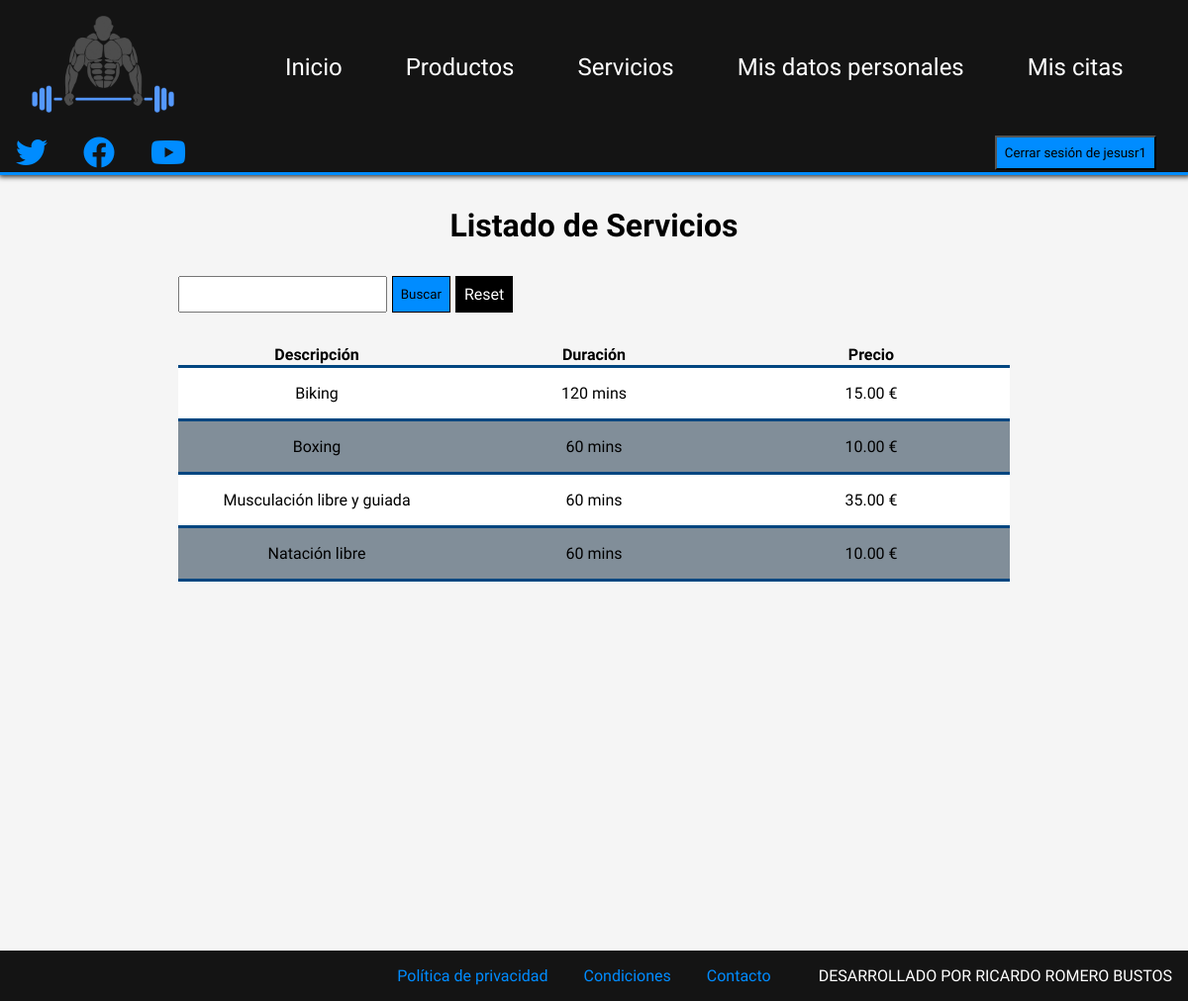
Screenshot of /php/servicios.php (signed in) with the database file from the repository.
### tables this page shows
CREATE TABLE `servicio` (
  `id` bigint(20) UNSIGNED NOT NULL,
  `descripcion` varchar(80) NOT NULL,
  `duracion` int(3) UNSIGNED NOT NULL,
  `precio` double(5,2) UNSIGNED NOT NULL
);

### php/servicios.php (the view, shortened to what this page needs)
<?php
    require_once "funciones.php";
?>
<!DOCTYPE html>
<html lang="en">
<head>
    <link rel="stylesheet" href="../css/estilos.css">
    <link rel="stylesheet" href="https://cdnjs.cloudflare.com/ajax/libs/font-awesome/6.2.0/css/all.min.css" />
</head>
<body>
    <?php
        if(isset($_SESSION['usuario']) && isset($_SESSION['pass'])){
            $usuario=$_SESSION['usuario'];
            $pass=$_SESSION['pass'];
            $esAdmin=comprobarAdmin($usuario,$pass);
            if($esAdmin){
                headerAdmin();
                $tipo_usu="admin";
            }else{
                headerSocio($usuario);
                $tipo_usu="socio";
            }
        }else{
            headerGuest();
        }
    ?>
    <main>
        <section class="seccion_productos_servicios seccion">
            <h1>Listado de Servicios</h1>
            <div class="contenedor_buscar_nuevo">
                <form action="#" method="post">
                    <input type="text" name="cadena">
                    <input type="submit" name="buscar_servicio" value="Buscar">
                    <a href="servicios.php">Reset</a>
                </form>
            </div>
            <?php
                require_once "funciones.php";
                $con=conectarServidor();
                $servicios=$con->query("select * from servicio order by descripcion asc");
                if($servicios->num_rows==0){
                    echo "<p>No hay servicios en la base de datos</p>";
                }else{
                    echo "<table>
                    <thead>
                        <tr>
                            <th>Descripción</th>
                            <th>Duración</th>
                            <th>Precio</th>";
                        echo "</tr>
                    </thead>
                    <tbody>";
                    while($fila_servicios=$servicios->fetch_array(MYSQLI_ASSOC)){
                        echo "<tr>
                            <td>$fila_servicios[descripcion]</td>
                            <td>$fila_servicios[duracion] mins</td>
                            <td>$fila_servicios[precio] €</td>";
                        echo "</tr>";
                    }
                    echo "</tbody>";
                    echo "</table>";
                }
            ?>
        </section>
    </main>
    <footer>
        <div>
            <a href="#">Política de privacidad</a>
            <a href="#">Condiciones</a>
            <a href="#">Contacto</a>
        </div>
        <span>DESARROLLADO POR RICARDO ROMERO BUSTOS</span>
    </footer>
</body>
</html>

### css/estilos.css (style rules this page uses)
* { box-sizing: border-box; }
body { margin: 0; font-family: 'Play', sans-serif; background-color: whitesmoke; }
input { font-family: inherit; }
.seccion { margin: 1rem; width: 70%; margin: 2rem auto; min-height: 90vh; }
.seccion h1 { font-size: 2rem; text-align: center; margin-bottom: 2rem; }
.seccion table { border-collapse: collapse; width: 100%; }
.seccion td,.seccion th { border-bottom: 3px solid rgb(0, 70, 128); }
.seccion tbody>tr:nth-child(2n) { background-color: rgb(129, 142, 153); }
.seccion tbody>tr:nth-child(2n+1) { background-color: white; }
.contenedor_buscar_nuevo { display: flex; align-items: center; justify-content: space-between; margin-bottom: 2rem; }
.contenedor_buscar_nuevo input { padding: 0.5rem; margin-right: 0.3rem; }
.contenedor_buscar_nuevo input[type=submit] { background-color: rgb(0, 140, 255); padding: 0.5rem; border: 1px solid black; }
.contenedor_buscar_nuevo form { display: flex; }
.contenedor_buscar_nuevo a { background-color: black; padding: 0.5rem; border: 1px solid black; text-decoration: none; color: white; }
.seccion_productos_servicios td { width: 25%; text-align: center; padding: 1rem; }
footer { display: flex; justify-content: flex-end; align-items: center; background-color: #141414; color: white; padding: 1rem; }
footer a { color: rgb(0, 140, 255); text-decoration: none; margin: 0 1rem; }
footer>div { margin-right: 2rem; }

### rows the page displays
servicio: descripcion "Biking", duracion "120", precio "15.00"
servicio: descripcion "Boxing", duracion "60", precio "10.00"
servicio: descripcion "Musculación libre y guiada", duracion "60", precio "35.00"
servicio: descripcion "Natación libre", duracion "60", precio "10.00"
